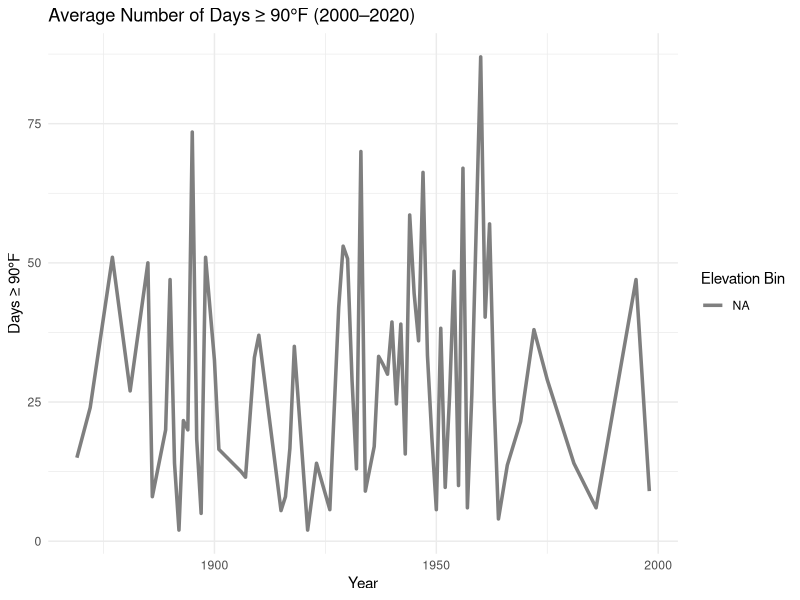
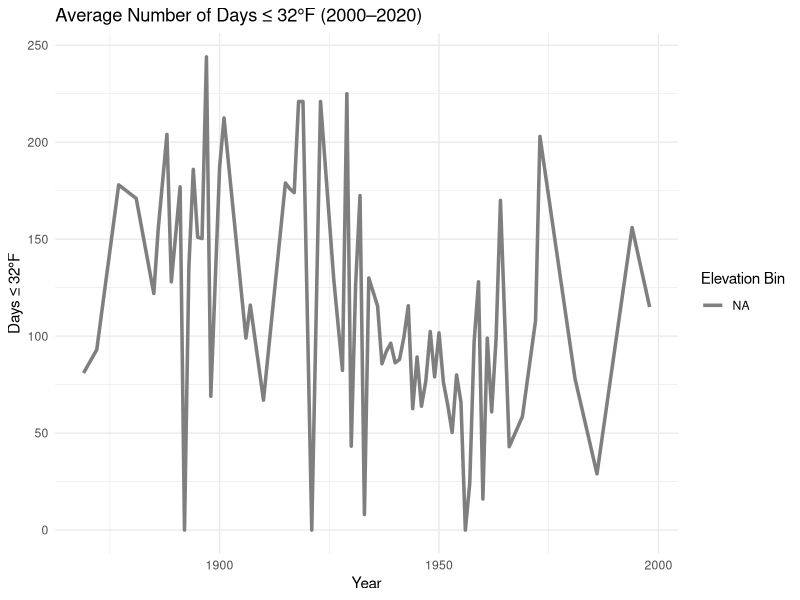

These figures' R source, in order:
## ---- chunk 1
library(tidyverse)
library(readr)
library(lubridate)

# Read the data
hot_days <- read_csv("cleaned_90_or_higher.csv", show_col_types = FALSE)
elevation_data <- read_csv("elevation_US_Cities_cleaned.csv", show_col_types = FALSE)

# Create Elevation column
elevation_data <- elevation_data %>%
  mutate(Elevation = as.numeric(`High Feet`)) %>%
  select(City, State, Elevation)

# Merge elevation data with hot_days
hot_days <- left_join(hot_days, elevation_data, by = c("City", "State"))

# Now create elevation bins
hot_days <- hot_days %>%
  mutate(elevation_bin = case_when(
    Elevation < 1000 ~ "Low (<1000ft)",
    Elevation >= 1000 & Elevation < 3000 ~ "Mid (1000–3000ft)",
    Elevation >= 3000 ~ "High (>3000ft)"
  ))

## ---- chunk 2
# Add a Year column (based on End_Date or Start_Date if needed)
hot_days <- hot_days %>%
  mutate(Year = as.numeric(substr(as.character(Start_Date), 1, 4)))

# Plot trend over time by elevation bin
hot_days %>%
  ggplot(aes(x = Year, y = ANN, color = elevation_bin)) +
  stat_summary(fun = mean, geom = "line", linewidth = 1.2) +
  labs(title = "Average Number of Days ≥ 90°F (2000–2020)",
       x = "Year",
       y = "Days ≥ 90°F",
       color = "Elevation Bin") +
  theme_minimal()
## ---- chunk 3
library(stringr)
library(dplyr)
# Load and clean data
cool_days <- read_csv("cleaned_32_or_cooler.csv", show_col_types = FALSE)

elevation_data <- read_csv("elevation_US_Cities_cleaned.csv", show_col_types = FALSE)

# Create an elevation column 
elevation_data <- elevation_data %>%
  mutate(Elevation = as.numeric(`High Feet`)) %>%
  select(City, State, Elevation)

# Merge elevation data with hot_days
cool_days <- left_join(cool_days, elevation_data, by = c("City", "State"))

# Now create elevation bins
cool_days <- cool_days %>%
  mutate(elevation_bin = case_when(
    Elevation < 1000 ~ "Low (<1000ft)",
    Elevation >= 1000 & Elevation < 3000 ~ "Mid (1000–3000ft)",
    Elevation >= 3000 ~ "High (>3000ft)"
  ))

# Create a proper Year column (if it uses the YYYYMM format)
cool_days <- cool_days %>%
  mutate(Year = as.integer(substr(Start_Date, 1, 4)))

# Filter data to include only years 2000 to 2020
cool_days_filtered <- cool_days %>%
  dplyr::filter(Year >= 2000 & Year <= 2020)

# Plot the trend over time by elevation bin
cool_days %>%
  ggplot(aes(x = Year, y = ANN, color = elevation_bin)) +
  stat_summary(fun = mean, geom = "line", linewidth = 1.2) +
  labs(title = "Average Number of Days ≤ 32°F (2000–2020)",
       x = "Year",
       y = "Days ≤ 32°F",
       color = "Elevation Bin") +
  theme_minimal()
